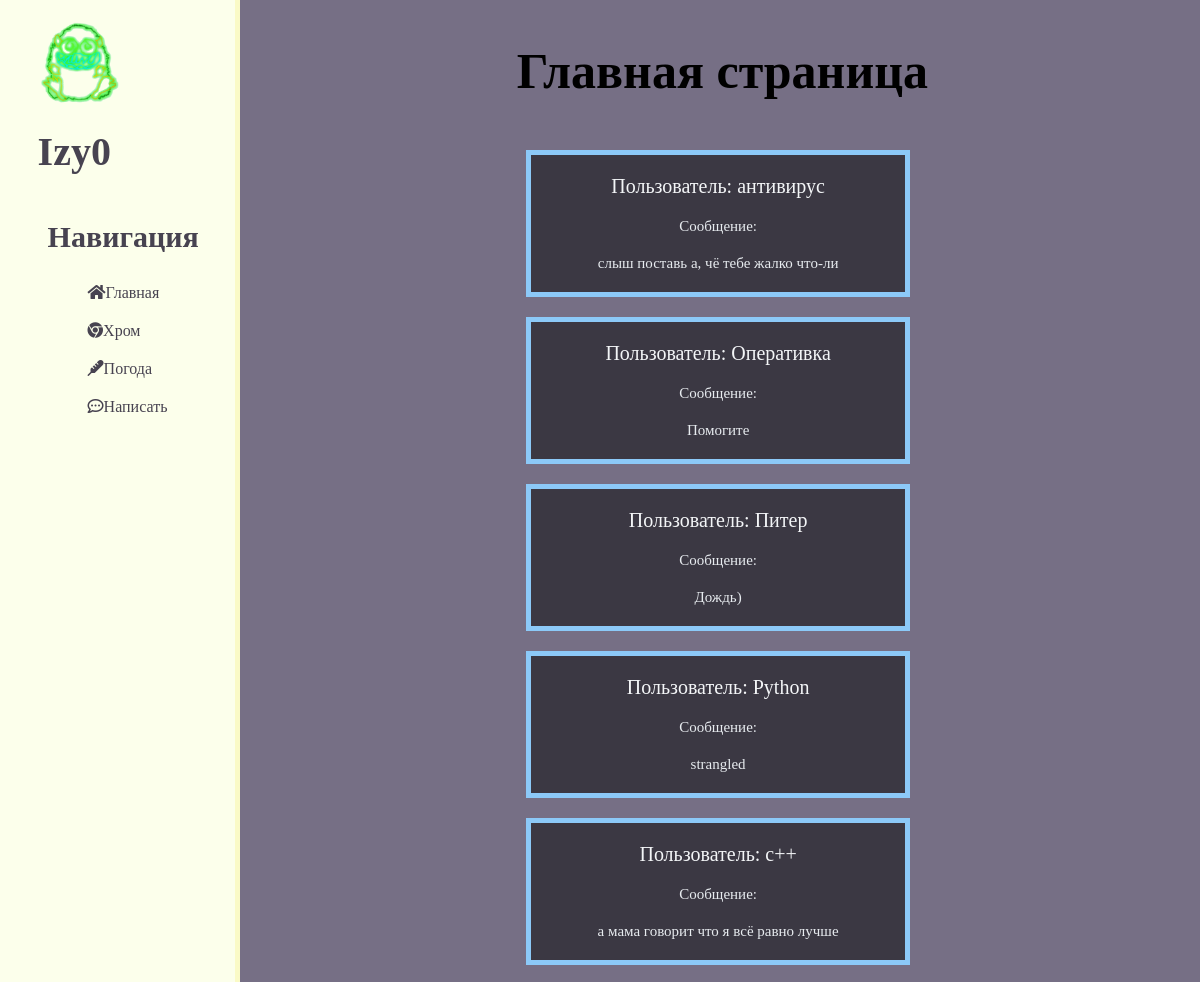
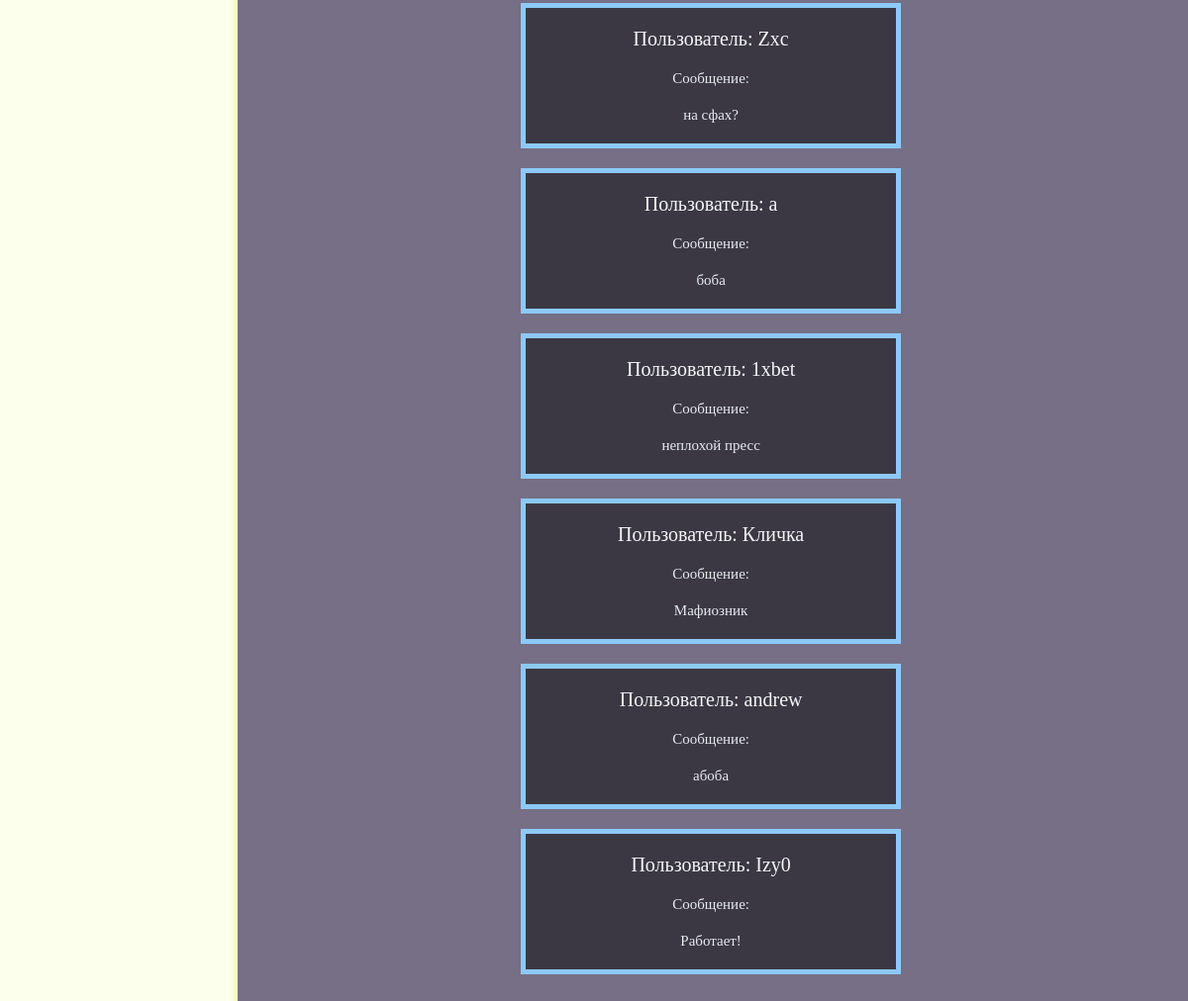
The page / on the database its author committed (2 pictures, top to bottom).
### main/models.py (models this page shows, shortened)
class Users(models.Model):
    name = models.CharField('Имя',max_length=50,default='anonimus')
    message = models.TextField('Сообщение',max_length=1000)
    room = models.CharField('Комната',max_length=1,default='0')
    class Meta:
        verbose_name = 'Сообщение'
        verbose_name_plural = 'Сообщения'

### main/views.py (the view)
# urls.py: path('',views.index,name='home'),
def index(request):
    message = Users.objects.order_by('-id')
    return render(request, 'main/index.html', {'message':message})

### main/templates/main/index.html (shortened to what this page needs)
{% extends 'main/layout.html' %}
{%block content%}
  <h1>Главная страница</h1>
  <div class="features">
    {%for i in message%}
      <div class="message-array">
          <p class="name">Пользователь: {{ i.name}}</p>
          <p>Сообщение:
            <p>{{ i.message }}</p>
      </div>
    {%endfor%}
{% endblock %}

### main/templates/main/layout.html (shortened to what this page needs)
{% load static%}
<!DOCTYPE html>
<html lang="ru">
  <head>
    <link rel="stylesheet" href="https://use.fontawesome.com/releases/v5.8.2/css/all.css">
    <link rel="stylesheet" href="{% static 'main/css/main.css'%}"></link>
  </head>
  <body>
    <aside>
      <img src="{% static 'main/img/logogwhite.png' %}" alt="logo">
      <span class="logo">Izy0</span>
      <h3>Навигация</h3>
      <ul>
        <a  href="{%url 'home'%}"><li><i class="fas fa-home"></i>Главная</li></a>
        <a href="{%url 'chrome'%}"><li><i class="fab fa-chrome"></i>Хром</li></a>
        <a href="{%url 'weather'%}"><li><i class="fas fa-thermometer"></i>Погода</li></a>
        <a href="{%url 'chat'%}"><li><i class="far fa-comment-dots"></i>Написать</li></a>
      </ul>
    </aside>
    <main>
      {% block content %}
      {% endblock%}
    </main>
  </body>
</html>

### main/static/main/css/main.css (style rules this page uses)
body { background: #766F85; }
aside { float:left; background: #FCFFEB; width: 15%; padding: 2.5%; height: 1000vh; color: #474350; border-right: 5px solid #FAFAC6; position: relative; top: -25px; left:-10px; }
aside img { width: 100px; float:left; }
aside .logo { font-size: 40px; margin-left:10px; font-weight: bold; position: relative; top:15px; }
aside h3 { margin-top:60px; font-size: 30px; position: relative; left:20px; }
aside ul { list-style: none; }
aside ul li { display: block; margin-top: 20px; position: relative; left:20px; transition: .3s ease; }
aside ul a { color: #474350; text-decoration: none; }
main { text-align: center; float: left; width:79%; margin-left: 5px; }
main div .message-array { width:40%; margin: 20px 29%; background: #3B3843; border: 5px solid #8CC9F8; margin-bottom: 10px; }
main h1 { font-size: 50px; margin-bottom: 50px; }
main div .name { font-size: 20px; margin-bottom: 20px; color:#F3F5F7; }
main div p { font-size: 15px; margin-bottom: 20px; color:#E7EBEF; }

### rows shown on the page
Users: name "антивирус", message "слыш поставь а, чё тебе жалко что-ли"
Users: name "Оперативка", message "Помогите"
Users: name "Питер", message "Дождь)"
Users: name "Python", message "strangled"
Users: name "с++", message "а мама говорит что я всё равно лучше"
Users: name "Zxc", message "на сфах?"
Users: name "a", message "боба"
Users: name "1xbet", message "неплохой пресс"
Users: name "Кличка", message "Мафиозник"
Users: name "andrew", message "абоба"
Users: name "Izy0", message "Работает!"
